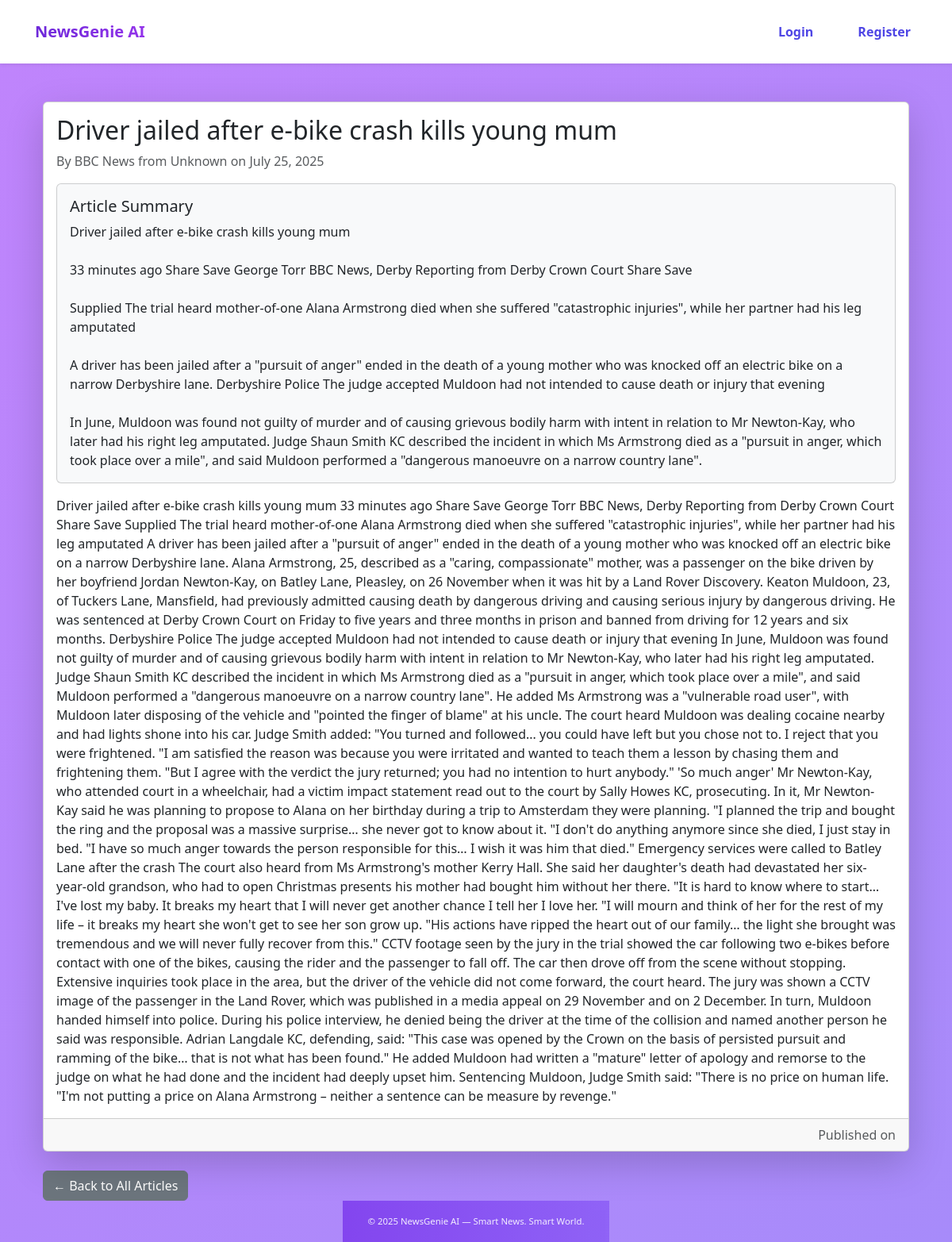
Page /articles/article/208/ on the committed database.
### news/models.py (models this page shows, shortened)
class Article(models.Model):
    title = models.CharField(max_length=200)
    content = models.TextField()
    source_url = models.URLField()
    category = models.ForeignKey(Category, on_delete=models.SET_NULL, null=True, blank=True)
    published_date = models.DateTimeField(default=timezone.now)
    created_at = models.DateTimeField(auto_now_add=True)
    audio_file = models.FileField(upload_to='audio/', blank=True, null=True)
    image = models.ImageField(upload_to='articles/', blank=True, null=True)
    author = models.CharField(max_length=255, default="Unknown Source")
    publication_date = models.DateTimeField(null=True, blank=True)
    link = models.URLField(max_length=500, unique=True, null=True, blank=True)
    source = models.CharField(max_length=100, default='Unknown')
    categories = models.ManyToManyField('Category', related_name='multi_articles')
    summary = models.TextField(blank=True, null=True)
    class Meta:
        ordering = ['-published_date']

### news/views.py (the view)
# urls.py: path('article/<int:pk>/', views.ArticleDetailView.as_view(), name='article_detail'),
class ArticleDetailView(DetailView):
    model = Article
    template_name = 'news/article_detail.html'
    context_object_name = 'article'
    def get_object(self, queryset=None):
        obj = super().get_object(queryset)
        if self.request.user.is_authenticated:
            ReadingHistory.objects.update_or_create(
                user=self.request.user,
                article=obj,
                defaults={'timestamp': timezone.now()}
            )
        return obj

### news/templates/news/article_detail.html (shortened to what this page needs)
{% extends 'base.html' %}
{% block content %}
  <div class="container mt-4">
    <div class="card shadow-lg">
      <div class="card-body">
        <h2 class="card-title">{{ article.title }}</h2>
        <p class="text-muted">
  By {{ article.author }} from {{ article.source }} on {{ article.publication_date|date:"F d, Y" }}
</p>
{% if article.summary %}
    <div class="card bg-light mb-3">
        <div class="card-body">
            <h5 class="card-title">Article Summary</h5>
            <p class="card-text">{{ article.summary|linebreaksbr }}</p>
</div>
</div>
{% endif %}
        <p class="card-text mt-3">{{ article.content }}</p>
      </div>
      <div class="card-footer text-muted text-end">
        Published on {{ article.published_at|date:"F j, Y, g:i a" }}
      </div>
    </div>
    <div class="mt-4">
      <a href="{% url 'home' %}" class="btn btn-secondary">← Back to All Articles</a>
    </div>
  </div>
{% endblock %}

### static/css/style.css (style rules this page uses)
* { margin: 0; padding: 0; box-sizing: border-box; }
body { font-family: 'Segoe UI', sans-serif; background: linear-gradient(135deg, #c084fc, #a78bfa); min-height: 100vh; display: flex; flex-direction: column; align-items: center; }

### rows in the picture
Article: title "Driver jailed after e-bike crash kills young mum", author "BBC News", source "Unknown", publication_date "July 25, 2025", summary "Driver jailed after e-bike crash kills young mum 33 minutes ago Share Save George Torr BBC News, Derby Reporting from Derby Crown Court Share Save Supplied The trial heard mother-of-one Alana Armstrong died when she suffered \"catastrophic injuries\", while her partner had his leg amputated A driver has been jailed after a \"pursuit of anger\" ended in the death of a young mother who was knocked off an electric bike on a narrow Derbyshire lane. Derbyshire Police The judge accepted Muldoon had not intended to cause death or injury that evening In June, Muldoon was found not guilty of murder and of causing grievous bodily harm with intent in relation to Mr Newton-Kay, who later had his right leg…", content "Driver jailed after e-bike crash kills young mum 33 minutes ago Share Save George Torr BBC News, Derby Reporting from Derby Crown Court Share Save Supplied The trial heard mother-of-one Alana Armstrong died when she suffered \"catastrophic injuries\", while her partner had his leg amputated A driver has been jailed after a \"pursuit of anger\" ended in the death of a young mother who was knocked off an electric bike on a narrow Derbyshire lane. Alana Armstrong, 25, described as a \"caring, compassionate\" mother, was a passenger on the bike driven by her boyfriend Jordan Newton-Kay, on Batley Lane, Pleasley, on 26 November when it was hit by a Land Rover Discovery. Keaton Muldoon, 23, of Tuckers…"
